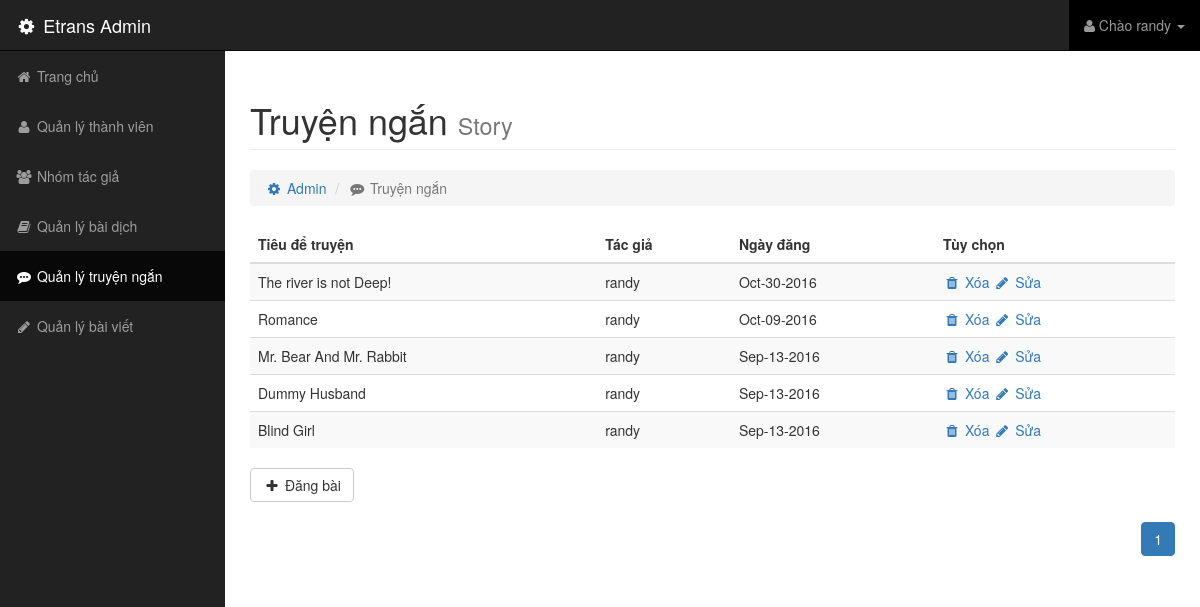
Screenshot of /admin/index.php?url=control-story (signed in) with the database file from the repository.
### tables this page shows
CREATE TABLE `story` (
  `id` int(10) NOT NULL,
  `eng_title` varchar(255) NOT NULL,
  `eng_cont` text NOT NULL,
  `vi_title` varchar(255) NOT NULL,
  `vi_cont` text NOT NULL,
  `author` varchar(255) NOT NULL,
  `date` varchar(255) NOT NULL,
  `img` varchar(255) NOT NULL
);

### admin/control-story.php (the view, shortened to what this page needs)
<?php
	$conn = mysqli_connect(HOST,USER,PASS,DB);
	if(!$_GET['p']) $p = 1;
	else $p = $_GET['p'];
	$max_unit = 10;
	$first = $p*$max_unit - $max_unit;
	$sql = "SELECT * FROM story ORDER BY id DESC LIMIT $first, $max_unit";
	$query = mysqli_query($conn,$sql);
?>
<div class=row>
	<div class="col-md-12">
		<h1 class=page-header>
			Truyện ngắn
			<small>Story</small>
		</h1>
	</div>
</div>
<div class="row">
	<div class="col-md-12">
		<ul class="breadcrumb">
			<li><a href=""><i class="fa fa-cog fa-fw"></i> Admin</a></li>
			<li class="active"><i class="fa fa-fw fa-commenting"></i> Truyện ngắn</li>
		</ul>
	</div>
</div>
<div class="row">
	<div class="col-md-12">
		<table class="table table-hover table-striped trans-list">
			<thead>
				<tr>
					<th>Tiêu để truyện</th>
					<th>Tác giả</th>
					<th>Ngày đăng</th>
					<th>Tùy chọn</th>
				</tr>
			</thead>
			<tbody>
				<?php while($result = mysqli_fetch_array($query)){ ?>
				<tr>
					<td><?php  echo $result['eng_title'] ?></td>
					<td><?php  echo $result['author'] ?></td>
					<td><?php  echo $result['date'] ?></td>
					<td>
						<a class="delete" href="/admin/delete.php?t=story&id=<?php echo $result['id']; ?>"><i class="fa fa-fw fa-trash"></i> Xóa</a>
						<a href="/admin/index.php?url=story-edit&id=<?php echo $result['id']; ?>"><i class="fa fa-fw fa-pencil"></i> Sửa</a>
					</td>
				</tr>
				<?php } ?>
			</tbody>
		</table>
	</div>
</div>
<div class="row">
	<div class="col-md-12">
		<a href="/admin/index.php?url=story-add" class="btn btn-default btn-md"><i class="fa fa-fw fa-plus"></i> Đăng bài</a>
	</div>
</div>
<div class="row">
	<div class="col-md-12 text-right">
		<ul class="pagination">
			<?php
					$sql_2 = "SELECT * FROM story";
					$query_2 = mysqli_query($conn,$sql_2);
					$num = mysqli_num_rows($query_2);
					$all_p = ceil($num/$max_unit);
					$list = '';
					for($i=1; $i<=$all_p; $i++){
						if($p == $i) $list .= "<li class=active><a>$i</a></li>";
						else $list .= "<li><a href=".$_SERVER['PHP_SELF']."?url=control-story&p=$i>".$i." </a></li>";
					}
					echo $list;
			?>
		</ul>
	</div>
</div>

### css/admin.css (style rules this page uses)
body { margin-top: 50px; }

### rows the page displays
story: eng_title "The river is not Deep!", author "randy", date "Oct-30-2016"
story: eng_title "Romance", author "randy", date "Oct-09-2016"
story: eng_title "Mr. Bear And Mr. Rabbit", author "randy", date "Sep-13-2016"
story: eng_title "Dummy Husband", author "randy", date "Sep-13-2016"
story: eng_title "Blind Girl", author "randy", date "Sep-13-2016"

### other values shown
$_SESSION['user'] "randy"
